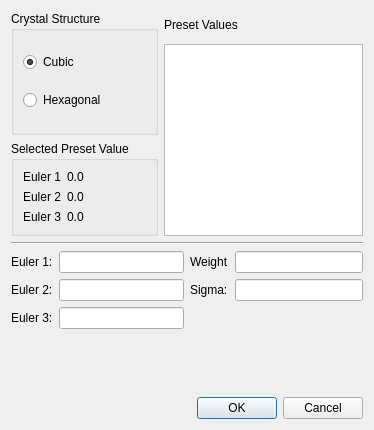
<?xml version="1.0" encoding="UTF-8"?>
<ui version="4.0">
 <class>TextureDialog</class>
 <widget class="QDialog" name="TextureDialog">
  <property name="geometry">
   <rect>
    <x>0</x>
    <y>0</y>
    <width>374</width>
    <height>430</height>
   </rect>
  </property>
  <property name="windowTitle">
   <string>Dialog</string>
  </property>
  <layout class="QVBoxLayout" name="verticalLayout_2">
   <item>
    <layout class="QGridLayout" name="gridLayout_2">
     <item row="0" column="0" rowspan="3">
      <widget class="QGroupBox" name="groupBox">
       <property name="title">
        <string>Crystal Structure</string>
       </property>
       <layout class="QVBoxLayout" name="verticalLayout">
        <item>
         <widget class="QRadioButton" name="cubicCrystalStructure">
          <property name="text">
           <string>Cubic</string>
          </property>
          <property name="checked">
           <bool>true</bool>
          </property>
         </widget>
        </item>
        <item>
         <widget class="QRadioButton" name="hexCrystalStructure">
          <property name="text">
           <string>Hexagonal</string>
          </property>
         </widget>
        </item>
       </layout>
      </widget>
     </item>
     <item row="0" column="1">
      <widget class="QLabel" name="label">
       <property name="text">
        <string>Preset Values</string>
       </property>
      </widget>
     </item>
     <item row="3" column="0">
      <widget class="QGroupBox" name="groupBox_2">
       <property name="title">
        <string>Selected Preset Value</string>
       </property>
       <layout class="QFormLayout" name="formLayout">
        <item row="0" column="0">
         <widget class="QLabel" name="label_7">
          <property name="text">
           <string>Euler 1</string>
          </property>
         </widget>
        </item>
        <item row="0" column="1">
         <widget class="QLabel" name="euler1Preset">
          <property name="text">
           <string>0.0</string>
          </property>
         </widget>
        </item>
        <item row="1" column="0">
         <widget class="QLabel" name="label_9">
          <property name="text">
           <string>Euler 2</string>
          </property>
         </widget>
        </item>
        <item row="1" column="1">
         <widget class="QLabel" name="euler2Preset">
          <property name="text">
           <string>0.0</string>
          </property>
         </widget>
        </item>
        <item row="2" column="0">
         <widget class="QLabel" name="label_11">
          <property name="text">
           <string>Euler 3</string>
          </property>
         </widget>
        </item>
        <item row="2" column="1">
         <widget class="QLabel" name="euler3Preset">
          <property name="text">
           <string>0.0</string>
          </property>
         </widget>
        </item>
       </layout>
      </widget>
     </item>
     <item row="1" column="1" rowspan="3">
      <widget class="QListWidget" name="presetListWidget"/>
     </item>
    </layout>
   </item>
   <item>
    <widget class="Line" name="line">
     <property name="orientation">
      <enum>Qt::Horizontal</enum>
     </property>
    </widget>
   </item>
   <item>
    <layout class="QHBoxLayout" name="horizontalLayout">
     <item>
      <layout class="QFormLayout" name="formLayout_3">
       <item row="0" column="0">
        <widget class="QLabel" name="label_2">
         <property name="text">
          <string>Euler 1:</string>
         </property>
        </widget>
       </item>
       <item row="0" column="1">
        <widget class="QLineEdit" name="euler1"/>
       </item>
       <item row="1" column="0">
        <widget class="QLabel" name="label_3">
         <property name="text">
          <string>Euler 2:</string>
         </property>
        </widget>
       </item>
       <item row="1" column="1">
        <widget class="QLineEdit" name="euler2"/>
       </item>
       <item row="2" column="0">
        <widget class="QLabel" name="label_4">
         <property name="text">
          <string>Euler 3:</string>
         </property>
        </widget>
       </item>
       <item row="2" column="1">
        <widget class="QLineEdit" name="euler3"/>
       </item>
      </layout>
     </item>
     <item>
      <layout class="QFormLayout" name="formLayout_2">
       <item row="0" column="0">
        <widget class="QLabel" name="label_5">
         <property name="text">
          <string>Weight</string>
         </property>
        </widget>
       </item>
       <item row="0" column="1">
        <widget class="QLineEdit" name="weight"/>
       </item>
       <item row="1" column="0">
        <widget class="QLabel" name="label_6">
         <property name="text">
          <string>Sigma:</string>
         </property>
        </widget>
       </item>
       <item row="1" column="1">
        <widget class="QLineEdit" name="sigma"/>
       </item>
      </layout>
     </item>
    </layout>
   </item>
   <item>
    <widget class="QDialogButtonBox" name="buttonBox">
     <property name="orientation">
      <enum>Qt::Horizontal</enum>
     </property>
     <property name="standardButtons">
      <set>QDialogButtonBox::Cancel|QDialogButtonBox::Ok</set>
     </property>
    </widget>
   </item>
  </layout>
 </widget>
 <resources/>
 <connections>
  <connection>
   <sender>buttonBox</sender>
   <signal>accepted()</signal>
   <receiver>TextureDialog</receiver>
   <slot>accept()</slot>
   <hints>
    <hint type="sourcelabel">
     <x>248</x>
     <y>254</y>
    </hint>
    <hint type="destinationlabel">
     <x>157</x>
     <y>274</y>
    </hint>
   </hints>
  </connection>
  <connection>
   <sender>buttonBox</sender>
   <signal>rejected()</signal>
   <receiver>TextureDialog</receiver>
   <slot>reject()</slot>
   <hints>
    <hint type="sourcelabel">
     <x>316</x>
     <y>260</y>
    </hint>
    <hint type="destinationlabel">
     <x>286</x>
     <y>274</y>
    </hint>
   </hints>
  </connection>
 </connections>
</ui>
